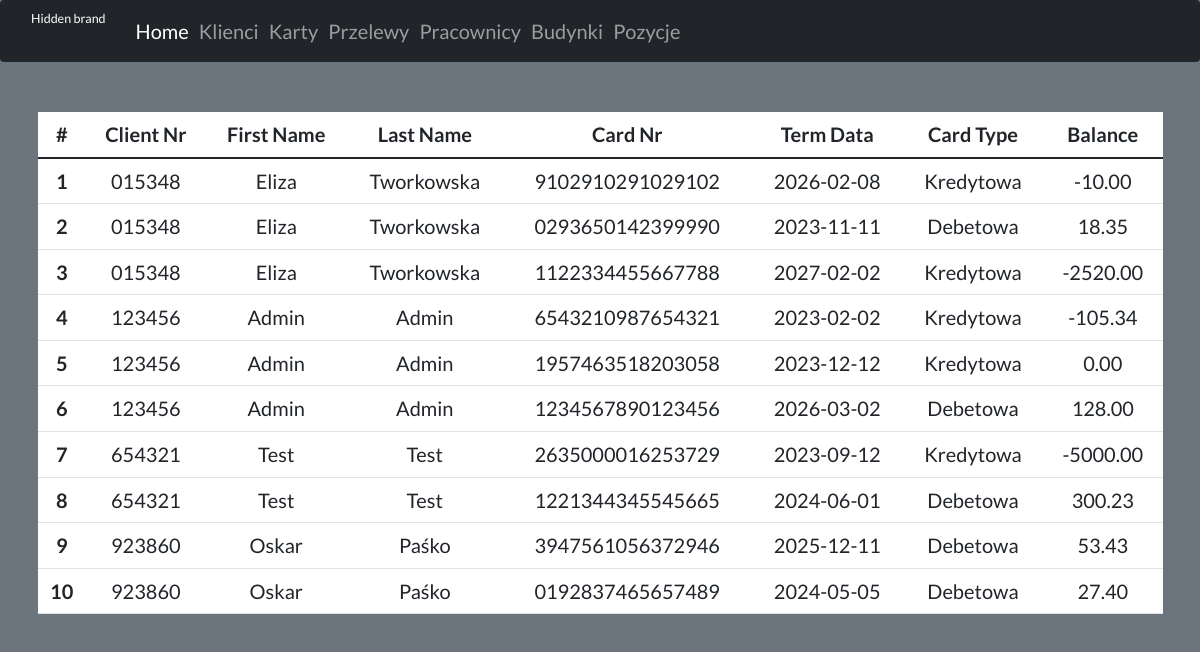
/bankapp/src/cards.php, run on the app's committed database.
### tables this page shows
CREATE TABLE card
(
    card_nr VARCHAR(16) PRIMARY KEY NOT NULL UNIQUE CHECK(char_length(card_nr)=16),
    card_term_data DATE NOT NULL,
    card_cvc_number VARCHAR(3) NOT NULL CHECK(char_length(card_cvc_number)=3),
    card_type ENUM('Debetowa', 'Kredytowa'),
    card_balance DECIMAL(11,2) NOT NULL,
    client_nr VARCHAR(6) NOT NULL,
    
    FOREIGN KEY (client_nr)
    REFERENCES client(client_nr)
    ON UPDATE CASCADE 
    ON DELETE RESTRICT
);

CREATE TABLE client
(
	client_nr VARCHAR(6) PRIMARY KEY NOT NULL UNIQUE CHECK(char_length(client_nr) = 6),
    client_password VARCHAR(100) NOT NULL,
    client_fname VARCHAR(100) NOT NULL,
    client_lname VARCHAR(100) NOT NULL
);

### bankapp/src/cards.php (the view, shortened to what this page needs)
<!doctype html>
<html lang="en">
  <head>
    <link rel="stylesheet" href="https://cdn.jsdelivr.net/npm/bootstrap@4.3.1/dist/css/bootstrap.min.css">
    <link rel="stylesheet" type="text/css" href="//netdna.bootstrapcdn.com/bootstrap/3.1.1/css/bootstrap.min.css">
    <link href="../css/bootstrap.css" rel="stylesheet">
    <link href="https://cdn.jsdelivr.net/npm/bootstrap@5.0.0/dist/css/bootstrap.min.css" rel="stylesheet" >
  </head>
  <body class="bg-secondary d-flex flex-column min-vh-100 fs-2">
    <nav class="navbar sticky-top navbar-expand-lg navbar-dark bg-dark">
  <div class="container-fluid">
    <div class="collapse navbar-collapse" id="navbarTogglerDemo01">
    <a class="navbar-brand" href="main.php">Hidden brand</a>
      <ul class="navbar-nav me-auto mb-2 mb-lg-0">
        <li class="nav-item">
          <a class="nav-link active" aria-current="page" href="main.php">Home</a>
        </li>
        <li class="nav-item">
          <a class="nav-link" href="clients.php">Klienci</a>
        </li>
        <li class="nav-item">
          <a class="nav-link" href="cards.php">Karty</a>
        </li>
        <li class="nav-item">
          <a class="nav-link" href="overflow.php">Przelewy</a>
        </li>
        <li class="nav-item">
          <a class="nav-link" href="employee.php">Pracownicy</a>
        </li>
        <li class="nav-item">
          <a class="nav-link" href="company.php">Budynki</a>
        </li>
        <li class="nav-item">
          <a class="nav-link" href="position.php">Pozycje</a>
        </li>
      </ul>
    </div>
  </div>
</nav>
  <div class="container mt-5 mb-5 content-height">
        <div class="row">
            <table class="table table-hover bg-white text-center fs-2">
                    <thead>
                        <tr>
                        <th scope="col">#</th>
                        <th scope="col">Client Nr</th>
                        <th scope="col">First Name</th>
                        <th scope="col">Last Name</th>
                        <th scope="col">Card Nr</th>
                        <th scope="col">Term Data</th>
                        <th scope="col">Card Type</th>
                        <th scope="col">Balance</th>
                        </tr>
                    </thead>
                <tbody>
                <?php
                    include '../connect.php';
                    $sql = "SELECT client_nr, client_fname, client_lname, card_nr, card_term_data, card_type, card_balance FROM card LEFT JOIN client USING(client_nr) ORDER BY client_nr";
                    $result = $conn->query($sql);
                    if ($result->num_rows > 0) {
                        $nr=1;
                    while($row = $result->fetch_assoc()) {
                        echo '<tr><th scope="row">'.$nr.'</th><td>'.$row['client_nr'].'</td><td>'.$row['client_fname'].'</td><td>'.$row['client_lname'].'</td>'.
                        '<td>'.$row['card_nr'].'</td><td>'.$row['card_term_data'].'</td><td>'.$row['card_type'].'</td><td>'.$row['card_balance'].'</td>'.'</tr>';
                        $nr+=1;
                    }
                    } else {
                    echo "0 results";
                    }
                ?>
                </tbody>
            </table>
        </div>
    </div>
  </body>
</html>

### bankapp/src/cards.php (style rules this page uses)
html, body { font-family: 'Lato', sans-serif; }

### data on the page
card: client_nr "015348", client_nr.client_fname "Eliza", client_nr.client_lname "Tworkowska", card_nr "9102910291029102", card_term_data "2026-02-08", card_type "Kredytowa", card_balance "-10.00"
card: client_nr "015348", client_nr.client_fname "Eliza", client_nr.client_lname "Tworkowska", card_nr "0293650142399990", card_term_data "2023-11-11", card_type "Debetowa", card_balance "18.35"
card: client_nr "015348", client_nr.client_fname "Eliza", client_nr.client_lname "Tworkowska", card_nr "1122334455667788", card_term_data "2027-02-02", card_type "Kredytowa", card_balance "-2520.00"
card: client_nr "123456", client_nr.client_fname "Admin", client_nr.client_lname "Admin", card_nr "6543210987654321", card_term_data "2023-02-02", card_type "Kredytowa", card_balance "-105.34"
card: client_nr "123456", client_nr.client_fname "Admin", client_nr.client_lname "Admin", card_nr "1957463518203058", card_term_data "2023-12-12", card_type "Kredytowa", card_balance "0.00"
card: client_nr "123456", client_nr.client_fname "Admin", client_nr.client_lname "Admin", card_nr "1234567890123456", card_term_data "2026-03-02", card_type "Debetowa", card_balance "128.00"
card: client_nr "654321", client_nr.client_fname "Test", client_nr.client_lname "Test", card_nr "2635000016253729", card_term_data "2023-09-12", card_type "Kredytowa", card_balance "-5000.00"
card: client_nr "654321", client_nr.client_fname "Test", client_nr.client_lname "Test", card_nr "1221344345545665", card_term_data "2024-06-01", card_type "Debetowa", card_balance "300.23"
card: client_nr "923860", client_nr.client_fname "Oskar", client_nr.client_lname "Paśko", card_nr "3947561056372946", card_term_data "2025-12-11", card_type "Debetowa", card_balance "53.43"
card: client_nr "923860", client_nr.client_fname "Oskar", client_nr.client_lname "Paśko", card_nr "0192837465657489", card_term_data "2024-05-05", card_type "Debetowa", card_balance "27.40"
